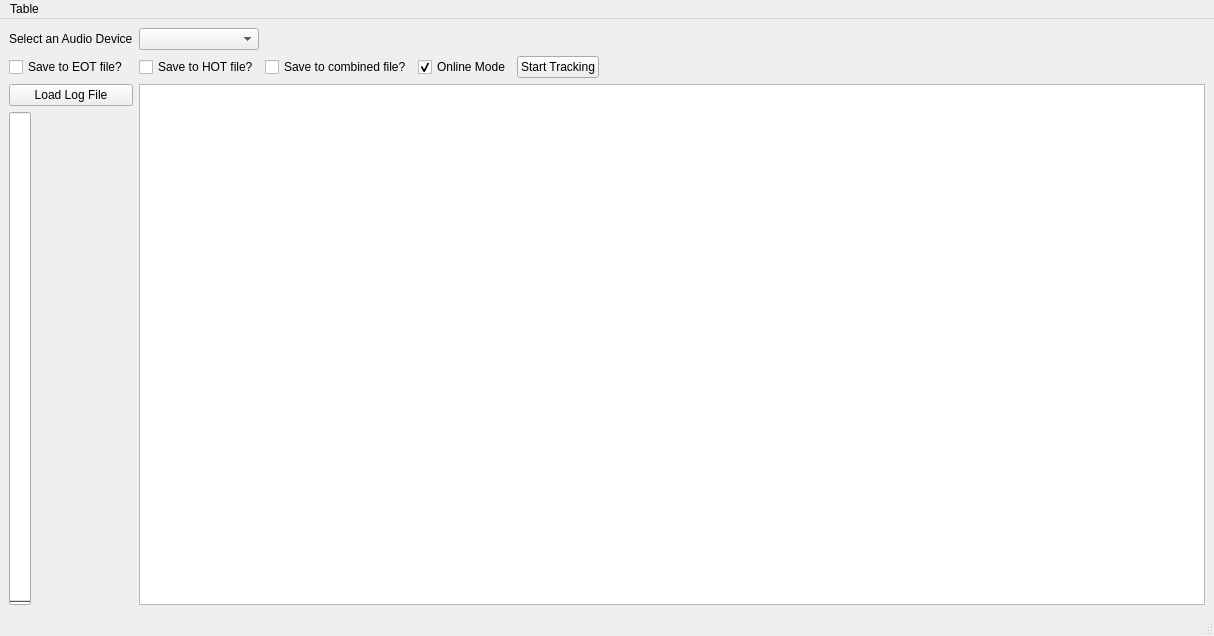
<?xml version="1.0" encoding="UTF-8"?>
<ui version="4.0">
 <class>guiEOTHOT</class>
 <widget class="QMainWindow" name="guiEOTHOT">
  <property name="geometry">
   <rect>
    <x>0</x>
    <y>0</y>
    <width>1102</width>
    <height>636</height>
   </rect>
  </property>
  <property name="windowTitle">
   <string>TrackSense Laptop UI</string>
  </property>
  <widget class="QWidget" name="centralwidget">
   <layout class="QGridLayout" name="gridLayout">
    <item row="1" column="0">
     <widget class="QCheckBox" name="checkEOT">
      <property name="text">
       <string>Save to EOT file?</string>
      </property>
     </widget>
    </item>
    <item row="3" column="1" colspan="5">
     <widget class="QTableWidget" name="tblTrainData"/>
    </item>
    <item row="1" column="4">
     <widget class="QPushButton" name="btnTrack">
      <property name="text">
       <string>Start Tracking</string>
      </property>
     </widget>
    </item>
    <item row="0" column="5">
     <spacer name="spcrAudioDevice">
      <property name="orientation">
       <enum>Qt::Vertical</enum>
      </property>
      <property name="sizeType">
       <enum>QSizePolicy::Fixed</enum>
      </property>
      <property name="sizeHint" stdset="0">
       <size>
        <width>600</width>
        <height>20</height>
       </size>
      </property>
     </spacer>
    </item>
    <item row="0" column="1">
     <widget class="QComboBox" name="cmboAudioSelector">
      <property name="editable">
       <bool>false</bool>
      </property>
     </widget>
    </item>
    <item row="1" column="2">
     <widget class="QCheckBox" name="checkComb">
      <property name="text">
       <string>Save to combined file?</string>
      </property>
     </widget>
    </item>
    <item row="3" column="0">
     <layout class="QVBoxLayout" name="verticalLayout">
      <item>
       <widget class="QPushButton" name="btnLoadLog">
        <property name="text">
         <string>Load Log File</string>
        </property>
       </widget>
      </item>
      <item>
       <widget class="QProgressBar" name="slidrAudioVolume">
        <property name="value">
         <number>0</number>
        </property>
        <property name="textVisible">
         <bool>false</bool>
        </property>
        <property name="orientation">
         <enum>Qt::Vertical</enum>
        </property>
       </widget>
      </item>
     </layout>
    </item>
    <item row="1" column="1">
     <widget class="QCheckBox" name="checkHOT">
      <property name="text">
       <string>Save to HOT file?</string>
      </property>
     </widget>
    </item>
    <item row="0" column="0">
     <widget class="QLabel" name="lblAudioDevc">
      <property name="text">
       <string>Select an Audio Device</string>
      </property>
     </widget>
    </item>
    <item row="1" column="3">
     <widget class="QCheckBox" name="checkOnline">
      <property name="text">
       <string>Online Mode</string>
      </property>
      <property name="checked">
       <bool>true</bool>
      </property>
     </widget>
    </item>
   </layout>
  </widget>
  <widget class="QMenuBar" name="menubar">
   <property name="geometry">
    <rect>
     <x>0</x>
     <y>0</y>
     <width>1102</width>
     <height>22</height>
    </rect>
   </property>
   <widget class="QMenu" name="menuTable">
    <property name="title">
     <string>Table</string>
    </property>
    <addaction name="actionTimestamp"/>
    <addaction name="actionUnit_Address"/>
    <addaction name="actionSource"/>
    <addaction name="actionBattery_Condition"/>
    <addaction name="actionBattery_Charge"/>
    <addaction name="actionPressure"/>
    <addaction name="actionTurbine_Status"/>
    <addaction name="actionMotion_Status"/>
    <addaction name="actionMarker_Light"/>
    <addaction name="actionMarker_Battery"/>
    <addaction name="actionHOT_Command"/>
    <addaction name="actionSignal_Strength"/>
   </widget>
   <addaction name="menuTable"/>
  </widget>
  <widget class="QStatusBar" name="statusbar"/>
  <action name="actionUnit_Address">
   <property name="checkable">
    <bool>true</bool>
   </property>
   <property name="checked">
    <bool>true</bool>
   </property>
   <property name="text">
    <string>Unit Address</string>
   </property>
  </action>
  <action name="actionMessage_Type">
   <property name="checkable">
    <bool>true</bool>
   </property>
   <property name="checked">
    <bool>true</bool>
   </property>
   <property name="text">
    <string>Message Type</string>
   </property>
  </action>
  <action name="actionBattery_Condition">
   <property name="checkable">
    <bool>true</bool>
   </property>
   <property name="checked">
    <bool>true</bool>
   </property>
   <property name="text">
    <string>Battery Condition</string>
   </property>
  </action>
  <action name="actionBattery_Charge">
   <property name="checkable">
    <bool>true</bool>
   </property>
   <property name="checked">
    <bool>true</bool>
   </property>
   <property name="text">
    <string>Battery Charge</string>
   </property>
  </action>
  <action name="actionPressure">
   <property name="checkable">
    <bool>true</bool>
   </property>
   <property name="checked">
    <bool>true</bool>
   </property>
   <property name="text">
    <string>Pressure</string>
   </property>
  </action>
  <action name="actionTurbine_Status">
   <property name="checkable">
    <bool>true</bool>
   </property>
   <property name="checked">
    <bool>true</bool>
   </property>
   <property name="text">
    <string>Turbine Status</string>
   </property>
  </action>
  <action name="actionMotion_Status">
   <property name="checkable">
    <bool>true</bool>
   </property>
   <property name="checked">
    <bool>true</bool>
   </property>
   <property name="text">
    <string>Motion Status</string>
   </property>
  </action>
  <action name="actionMarker_Light">
   <property name="checkable">
    <bool>true</bool>
   </property>
   <property name="checked">
    <bool>true</bool>
   </property>
   <property name="text">
    <string>Marker Light</string>
   </property>
  </action>
  <action name="actionMarker_Battery">
   <property name="checkable">
    <bool>true</bool>
   </property>
   <property name="checked">
    <bool>true</bool>
   </property>
   <property name="text">
    <string>Marker Battery</string>
   </property>
  </action>
  <action name="actionHOT_Command">
   <property name="checkable">
    <bool>true</bool>
   </property>
   <property name="checked">
    <bool>true</bool>
   </property>
   <property name="enabled">
    <bool>true</bool>
   </property>
   <property name="text">
    <string>HOT Command</string>
   </property>
  </action>
  <action name="actionTimestamp">
   <property name="checkable">
    <bool>true</bool>
   </property>
   <property name="checked">
    <bool>true</bool>
   </property>
   <property name="text">
    <string>Timestamp</string>
   </property>
  </action>
  <action name="actionSource">
   <property name="checkable">
    <bool>true</bool>
   </property>
   <property name="checked">
    <bool>true</bool>
   </property>
   <property name="text">
    <string>Source</string>
   </property>
  </action>
  <action name="actionSignal_Strength">
   <property name="checkable">
    <bool>true</bool>
   </property>
   <property name="checked">
    <bool>true</bool>
   </property>
   <property name="text">
    <string>Signal Strength</string>
   </property>
  </action>
 </widget>
 <resources/>
 <connections/>
</ui>
